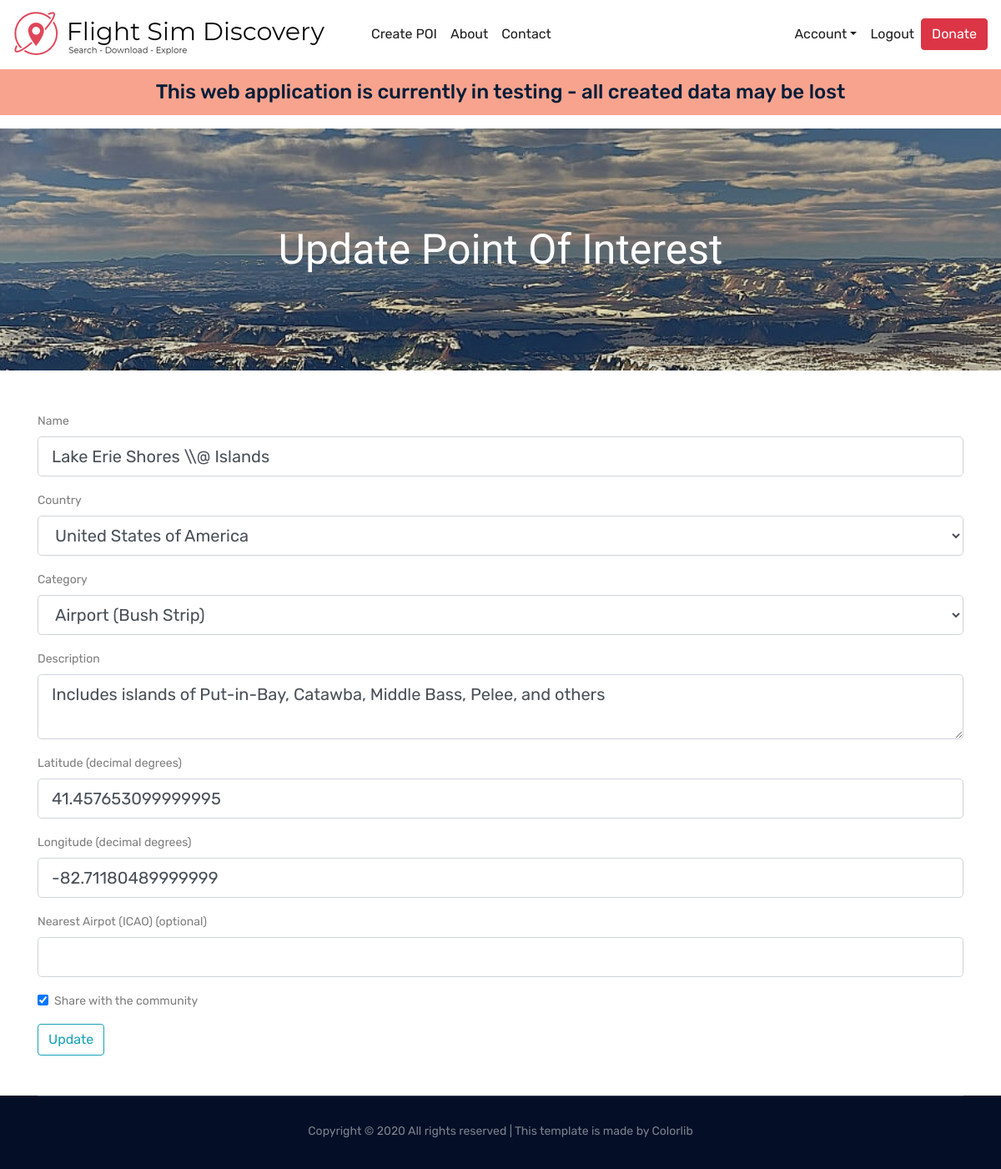
/poi/1/update (signed in), run on the app's committed database.
### flightsimdiscovery/models.py (models this page shows, shortened)
class Pois(db.Model):
    id = db.Column(db.Integer, primary_key=True)
    user_id = db.Column(db.Integer, db.ForeignKey('user.id'), nullable=False)
    name = db.Column(db.String(50), unique=True, nullable=False)
    latitude = db.Column(db.FLOAT, unique=False, nullable=False)
    longitude = db.Column(db.FLOAT, unique=False, nullable=False)
    region = db.Column(db.String(20), unique=False, nullable=False)
    country = db.Column(db.String(60), unique=False, nullable=False)
    category = db.Column(db.String(20), unique=False, nullable=False)
    description = db.Column(db.Text, nullable=True)
    nearest_icao_code = db.Column(db.String(4), nullable=True)
    date_posted = db.Column(db.DateTime, nullable=False, default=datetime.utcnow)
    share = db.Column(db.Boolean(), nullable=False, default=True)
    flag = db.Column(db.Boolean(), nullable=False, default=False)

### flightsimdiscovery/pois/routes.py (the view)
@pois.route("/poi/<int:poi_id>/update", methods=['GET', 'POST'])
@login_required
def update_poi(poi_id):
    poi = Pois.query.get_or_404(poi_id)
    print('current poi ID is ', poi.id)
    print(current_user.username)
    if (current_user.username != 'admin') and (poi.user_id != current_user.id):
        abort(403)
    form = PoiUpdateForm()
    if form.validate_on_submit():
        poi.user_id = current_user.id
        poi.name = form.name.data
        poi.latitude = float(form.latitude.data)
        poi.longitude = float(form.longitude.data)
        poi.region = get_country_region(form.country.data)
        poi.country = form.country.data
        poi.category = form.category.data
        poi.description = form.description.data
        poi.nearest_icao_code = form.nearest_airport.data
        poi.share = form.share.data
        db.session.commit()
        flash('Your point of interest has been updated!', 'success')
        return redirect(url_for('main.home'))
    elif request.method == 'GET':
        form.name.data = poi.name
        form.latitude.data = poi.latitude
        form.longitude.data = poi.longitude
        form.country.data = poi.country
        form.description.data = poi.description
        form.nearest_airport.data = poi.nearest_icao_code
        form.share.data = poi.share
    return render_template('update_poi.html', form=form)

### flightsimdiscovery/pois/forms.py (shortened to what this page needs)
class PoiUpdateForm(FlaskForm):
    name = StringField('Name', validators=[DataRequired()])
    country = SelectField('Country', choices=get_country_list(), validators=[DataRequired()])
    category = SelectField('Category', choices=get_category_list(), validators=[DataRequired()])
    description = TextAreaField('Description', validators=[DataRequired()])
    latitude = StringField('Latitude (decimal degrees) ', validators=[DataRequired(), Length(min=2, max=18)])
    longitude = StringField('Longitude (decimal degrees)', validators=[DataRequired(), Length(min=2, max=18)])
    nearest_airport = StringField('Nearest Airpot (ICAO) (optional)', validators=[Length(min=0, max=4)])
    share = BooleanField('Share with the community')
    submit = SubmitField('Update')

### flightsimdiscovery/models.py (called while the page is built)
@login_manager.user_loader
def load_user(user_id):
    return User.query.get(int(user_id))

### flightsimdiscovery/templates/update_poi.html (shortened to what this page needs)
{% extends "base.html" %}
{% block content %}
<div class="bradcam_area update_poi_bg">
    <div class="container">
        <div class="row">
            <div class="col-xl-12">
                <div class="bradcam_text text-center">
                    <h3>Update Point of Interest</h3>
                </div>
            </div>
        </div>
    </div>
</div>
<div class="container">
    <div class="form_mew_poi">
        <form method="POST" action="" enctype="multipart/form-data">
            <fieldset class="form-group mt-5">
                <div class="form-group">
                    {{ form.name.label(class="form-control-label") }}
                    {% if form.name.errors %}
                    {{ form.name(class="form-control form-control-lg is-invalid") }}
                    <div class="invalid-feedback">
                        {% for error in form.name.errors %}
                        <span>{{ error }}</span>
                        {% endfor %}
                    </div>
                    {% else %}
                    {{ form.name(class="form-control form-control-lg") }}
                    {% endif %}
                </div>
                <div class="form-group">
                    {{ form.country.label(class="form-control-label") }}
                    {% if form.country.errors %}
                    {{ form.country(class="form-control form-control-lg is-invalid") }}
                    <div class="invalid-feedback">
                        {% for error in form.country.errors %}
                        <span>{{ error }}</span>
                        {% endfor %}
                    </div>
                    {% else %}
                    {{ form.country(class="form-control form-control-lg") }}
                    {% endif %}
                </div>
                <div class="form-group">
                    {{ form.category.label(class="form-control-label") }}
                    {% if form.category.errors %}
                    {{ form.category(class="form-control form-control-lg is-invalid") }}
                    <div class="invalid-feedback">
                        {% for error in form.category.errors %}
                        <span>{{ error }}</span>
                        {% endfor %}
                    </div>
                    {% else %}
                    {{ form.category(class="form-control form-control-lg") }}
                    {% endif %}
                </div>
                <div class="form-group">
                    {{ form.description.label(class="form-control-label") }}
                    {% if form.description.errors %}
                    {{ form.description(class="form-control form-control-lg is-invalid") }}
                    <div class="invalid-feedback">
                        {% for error in form.description.errors %}
                        <span>{{ error }}</span>
                        {% endfor %}
                    </div>
                    {% else %}
                    {{ form.description(class="form-control form-control-lg") }}
                    {% endif %}
                </div>
                <div class="form-group">
                    {{ form.latitude.label(class="form-control-label") }}
                    {% if form.latitude.errors %}
                    {{ form.latitude(class="form-control form-control-lg is-invalid") }}
                    <div class="invalid-feedback">
                        {% for error in form.latitude.errors %}
                        <span>{{ error }}</span>
                        {% endfor %}
                    </div>
                    {% else %}
                    {{ form.latitude(class="form-control form-control-lg") }}
                    {% endif %}
                </div>
                <div class="form-group">
                    {{ form.longitude.label(class="form-control-label") }}
                    {% if form.longitude.errors %}
                    {{ form.longitude(class="form-control form-control-lg is-invalid") }}
                    <div class="invalid-feedback">
                        {% for error in form.longitude.errors %}
                        <span>{{ error }}</span>
                        {% endfor %}
                    </div>
                    {% else %}
                    {{ form.longitude(class="form-control form-control-lg") }}
                    {% endif %}
                </div>
                <div class="form-group">
                    {{ form.nearest_airport.label(class="form-control-label") }}
                    {% if form.nearest_airport.errors %}
                    {{ form.nearest_airport(class="form-control form-control-lg is-invalid") }}
                    <div class="invalid-feedback">
                        {% for error in form.nearest_airport.errors %}
                        <span>{{ error }}</span>
                        {% endfor %}
                    </div>
                    {% else %}
                    {{ form.nearest_airport(class="form-control form-control-lg") }}
                    {% endif %}
                </div>
                <div class="form-check">
                    {{ form.share(class="form-check-input") }}
                    {{ form.share.label(class="form-check-label") }}
                </div>
            </fieldset>
            <div class="form-group mb-5">
                {{ form.submit(class="btn btn-outline-info") }}
            </div>
        </form>
    </div>
</div>
{% endblock content %}

### data on the page
Pois: name "Lake Erie Shores \\\\@ Islands", country "United States of America", category "Airport (Bush Strip)", description "Includes islands of Put-in-Bay, Catawba, Middle Bass, Pelee, and others", latitude "41.457653099999995", longitude "-82.71180489999999", share "☑"
